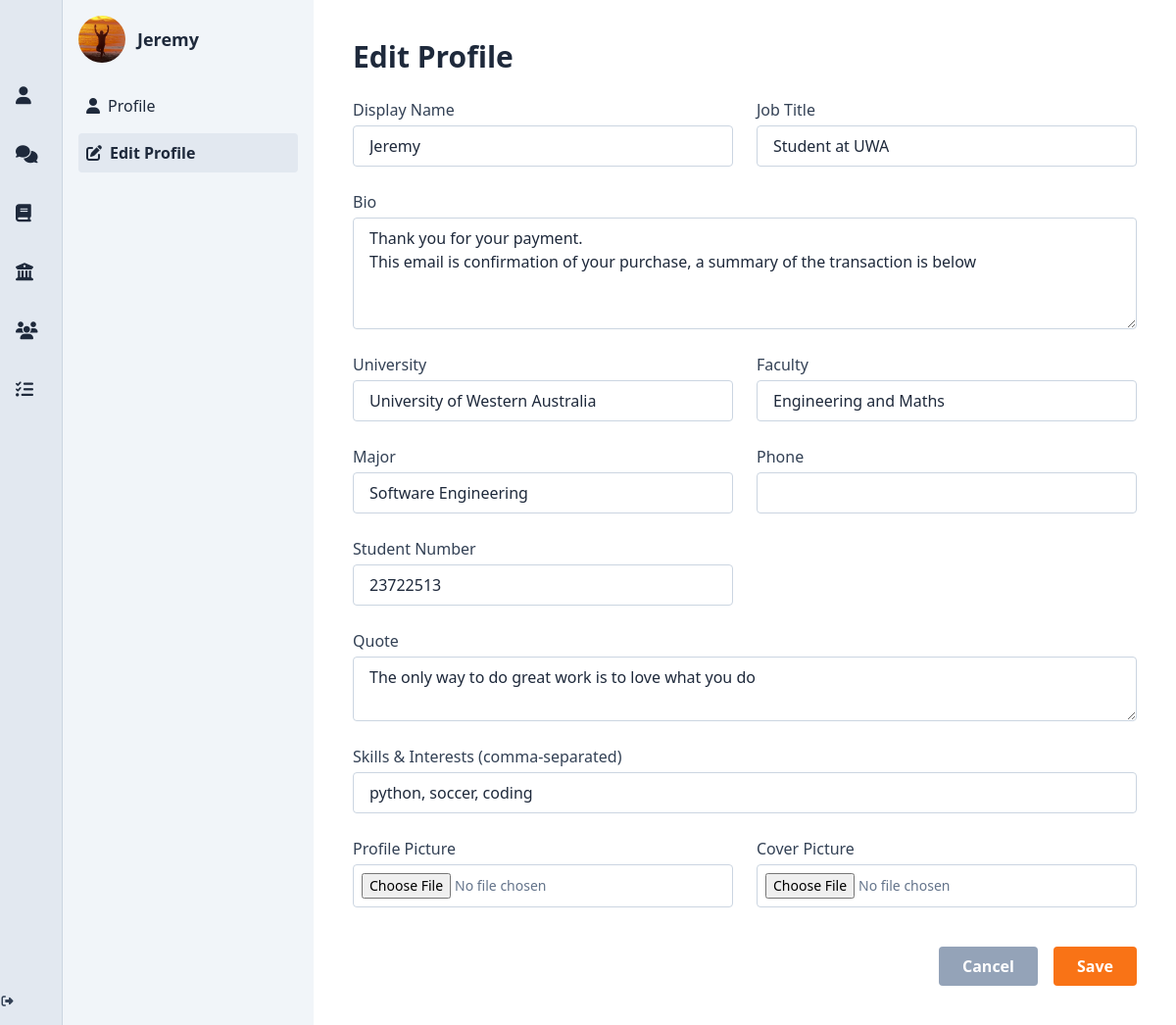
The page /edit-profile (signed in) on the database as committed earlier.
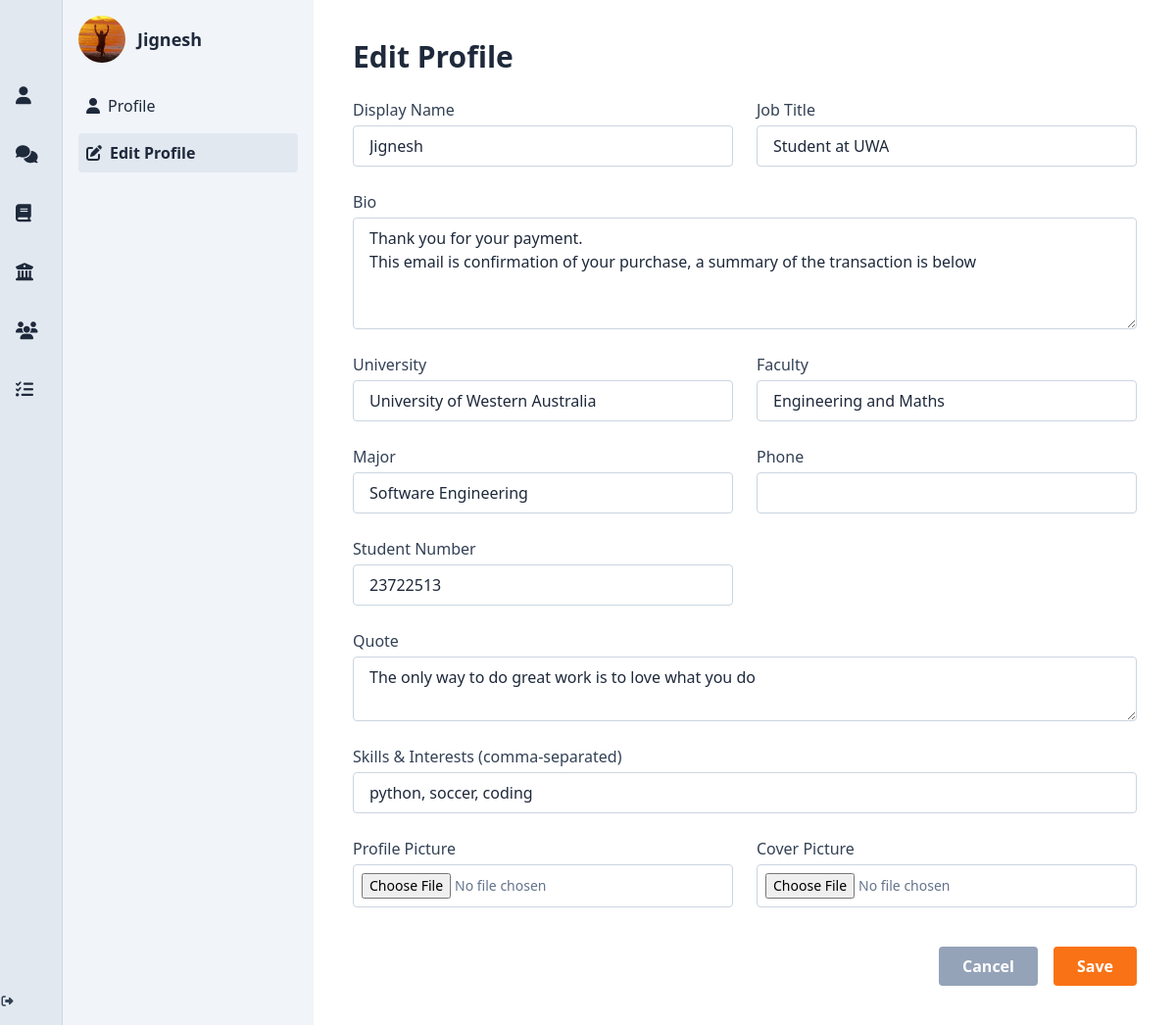
The same page on the database as committed later.
### app/models.py (models this page shows, shortened)
class User(db.Model, UserMixin):
    __tablename__ = 'users'
    id = db.Column(db.Integer, primary_key=True)
    display_name = db.Column(db.String(100))
    student_number = db.Column(db.String(50), unique=True, nullable=False)
    email = db.Column(db.String(120), unique=True, nullable=False)
    password_hash = db.Column(db.String(128), nullable=False)
    bio = db.Column(db.Text)
    job_title = db.Column(db.String(100))
    phone = db.Column(db.String(20))
    university = db.Column(db.String(100))
    faculty = db.Column(db.String(100))
    major = db.Column(db.String(100))
    quote = db.Column(db.Text)
    skills = db.Column(db.Text)  # comma-separated skills
    profile_picture = db.Column(db.String(255))
    cover_picture = db.Column(db.String(255))
    created_at = db.Column(db.DateTime, default=db.func.now())
    committees = db.relationship('Committee', secondary=user_committees, backref='members', lazy='dynamic')
    posts = db.relationship('Post', backref='author', cascade='all, delete-orphan', passive_deletes=True, lazy='dynamic')
    comments = db.relationship('Comment', backref='author', cascade='all, delete-orphan', passive_deletes=True, lazy='dynamic')
    @property
    def skills_list(self):
        return [skill.strip() for skill in self.skills.split(',')] if self.skills else []

### app/routes.py (the view)
@bp.route('/edit-profile', methods=['GET'])
@login_required
def edit_profile():
    return render_template('editprofile.html', user=current_user)

### app/__init__.py (called while the page is built)
def create_app():
    app = Flask(__name__)
    app.config['SECRET_KEY'] = 'w$$a9#^b2av#m2#jQ$s*G831!!6kgY@'
    app.config['SQLALCHEMY_DATABASE_URI'] = 'sqlite:///app.db'
    db.init_app(app)
    migrate.init_app(app, db)
    login_manager.init_app(app)
    login_manager.login_view = 'routes.index'  # Redirect to this route if not logged in
    from app.models import User
    @login_manager.user_loader
    def load_user(user_id):
        return User.query.get(int(user_id))
    from app.routes import bp as routes_bp
    app.register_blueprint(routes_bp)
    return app

### app/templates/editprofile.html (shortened to what the changed rows need)
{% extends "base.html" %}
{% block content %}
<div class="flex min-h-screen">
  <aside class="w-64 bg-slate-100 text-slate-800 flex flex-col p-4">
    <div class="flex items-center mb-6">
      <img src="{{ user.profile_picture or 'https://randomuser.me/api/portraits/men/44.jpg' }}"
           alt="Profile picture"
           class="w-12 h-12 rounded-full object-cover">
      <h2 class="text-lg font-bold ml-3">{{ user.display_name }}</h2>
    </div>
  </aside>
  <main class="flex-1 p-10 bg-white">
    <h1 class="text-3xl font-bold mb-6">Edit Profile</h1>
    <form action="{{ url_for('routes.update_profile') }}" method="POST" enctype="multipart/form-data"
          class="grid grid-cols-1 md:grid-cols-2 gap-6">
      <div class="flex flex-col">
        <label class="text-slate-700 font-medium mb-1">Display Name</label>
        <input type="text" name="display_name" value="{{ user.display_name }}"
               class="border border-slate-300 rounded px-4 py-2 focus:outline-none focus:ring focus:border-orange-400" required>
      </div>
      <div class="flex flex-col">
        <label class="text-slate-700 font-medium mb-1">Job Title</label>
        <input type="text" name="job_title" value="{{ user.job_title }}"
               class="border border-slate-300 rounded px-4 py-2 focus:outline-none focus:ring focus:border-orange-400">
      </div>
      <div class="md:col-span-2 flex flex-col">
        <label class="text-slate-700 font-medium mb-1">Bio</label>
        <textarea name="bio" rows="4"
                  class="border border-slate-300 rounded px-4 py-2 focus:outline-none focus:ring focus:border-orange-400">{{ user.bio }}</textarea>
      </div>
      <div class="flex flex-col">
        <label class="text-slate-700 font-medium mb-1">University</label>
        <input type="text" name="university" value="{{ user.university }}"
               class="border border-slate-300 rounded px-4 py-2 focus:outline-none focus:ring focus:border-orange-400">
      </div>
      <div class="flex flex-col">
        <label class="text-slate-700 font-medium mb-1">Faculty</label>
        <input type="text" name="faculty" value="{{ user.faculty }}"
               class="border border-slate-300 rounded px-4 py-2 focus:outline-none focus:ring focus:border-orange-400">
      </div>
      <div class="flex flex-col">
        <label class="text-slate-700 font-medium mb-1">Major</label>
        <input type="text" name="major" value="{{ user.major }}"
               class="border border-slate-300 rounded px-4 py-2 focus:outline-none focus:ring focus:border-orange-400">
      </div>
      <div class="flex flex-col">
        <label class="text-slate-700 font-medium mb-1">Student Number</label>
        <input type="text" name="student_number" value="{{ user.student_number }}"
               class="border border-slate-300 rounded px-4 py-2 focus:outline-none focus:ring focus:border-orange-400">
      </div>
      <div class="md:col-span-2 flex flex-col">
        <label class="text-slate-700 font-medium mb-1">Quote</label>
        <textarea name="quote" rows="2"
                  class="border border-slate-300 rounded px-4 py-2 focus:outline-none focus:ring focus:border-orange-400">{{ user.quote }}</textarea>
      </div>
      <div class="md:col-span-2 flex flex-col">
        <label class="text-slate-700 font-medium mb-1">Skills & Interests (comma-separated)</label>
        <input type="text" name="skills" value="{{ user.skills }}"
               placeholder="e.g. Python, Photography, UI/UX"
               class="border border-slate-300 rounded px-4 py-2 focus:outline-none focus:ring focus:border-orange-400">
      </div>
    </form>
  </main>
</div>
{% endblock %}

Rows that differ between the two databases and show on the page:
changed User "Student at UWA": display_name "Jeremy" → "Jignesh"
